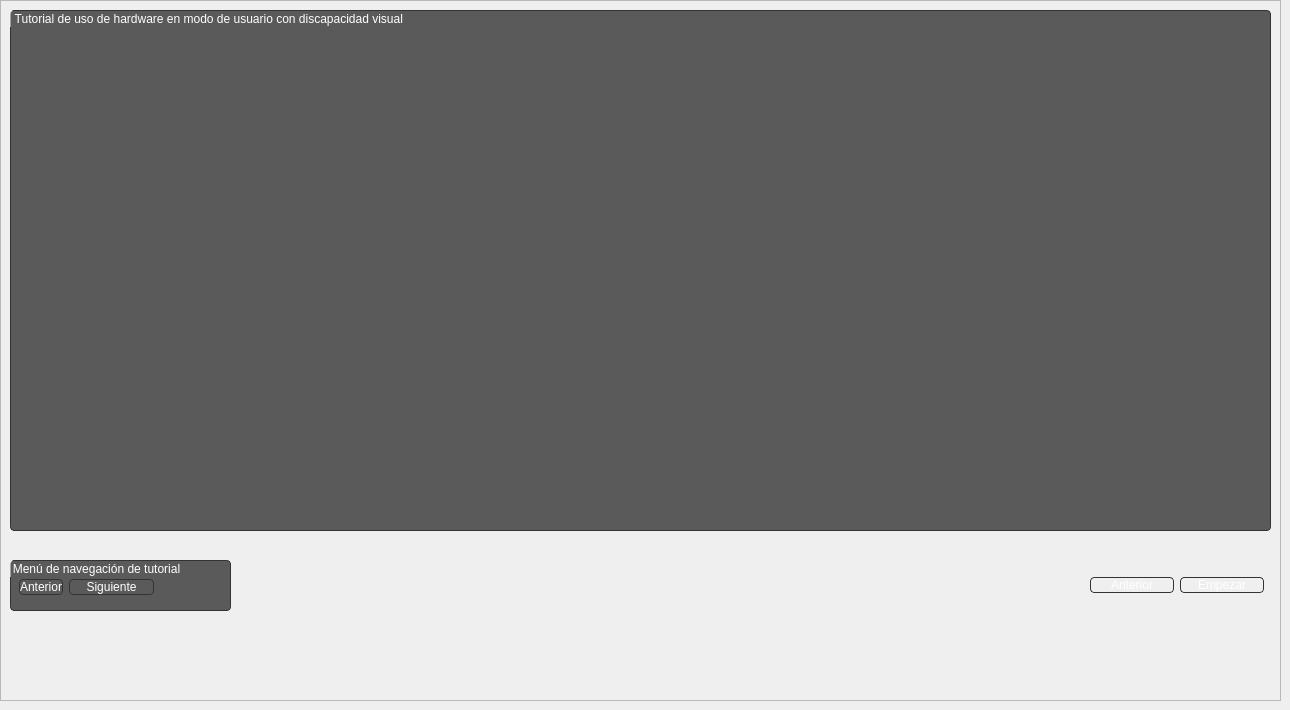
               <widget class="QWidget" name="Tutorial">
                <widget class="QFrame" name="frame_6">
                 <property name="geometry">
                  <rect>
                   <x>0</x>
                   <y>0</y>
                   <width>1281</width>
                   <height>701</height>
                  </rect>
                 </property>
                 <property name="frameShape">
                  <enum>QFrame::StyledPanel</enum>
                 </property>
                 <property name="frameShadow">
                  <enum>QFrame::Raised</enum>
                 </property>
                 <widget class="QGroupBox" name="Tutorial_graph">
                  <property name="geometry">
                   <rect>
                    <x>10</x>
                    <y>10</y>
                    <width>1261</width>
                    <height>521</height>
                   </rect>
                  </property>
                  <property name="styleSheet">
                   <string notr="true">QGroupBox{
	border:1px solid rgb(51,51,51);	
	border-radius:4px;
	color:white;
	background:rgb(91,90,90);
}</string>
                  </property>
                  <property name="title">
                   <string>Tutorial de uso de hardware en modo de usuario con discapacidad visual </string>
                  </property>
                 </widget>
                 <widget class="QGroupBox" name="groupBox_13">
                  <property name="geometry">
                   <rect>
                    <x>10</x>
                    <y>560</y>
                    <width>221</width>
                    <height>51</height>
                   </rect>
                  </property>
                  <property name="styleSheet">
                   <string notr="true">QGroupBox{
	border:1px solid rgb(51,51,51);	
	border-radius:4px;
	color:white;
	background:rgb(91,90,90);
}</string>
                  </property>
                  <property name="title">
                   <string>Menú de navegación de tutorial</string>
                  </property>
                  <widget class="QWidget" name="formLayoutWidget_6">
                   <property name="geometry">
                    <rect>
                     <x>9</x>
                     <y>19</y>
                     <width>135</width>
                     <height>21</height>
                    </rect>
                   </property>
                   <layout class="QFormLayout" name="formLayout_6">
                    <item row="0" column="0">
                     <widget class="QPushButton" name="Tuto_Back">
                      <property name="styleSheet">
                       <string notr="true">QPushButton {
	color:white;
	border:1px solid rgb(51,51,51);	
	border-radius:4px;
	background-color: rgba(0,0,0,0);
}
QPushButton:hover {
	background-color: rgb(91,90,90);
}
QPushButton:pressed {	
	background-color: rgba(0,0,0,0);
}</string>
                      </property>
                      <property name="text">
                       <string>Anterior</string>
                      </property>
                      <property name="icon">
                       <iconset>
                        <normaloff>../../Documents/GUIUVVIS/Minimalistic-Flat-Modern-GUI-Template-master/icons/1x/backAsset.png</normaloff>../../Documents/GUIUVVIS/Minimalistic-Flat-Modern-GUI-Template-master/icons/1x/backAsset.png</iconset>
                      </property>
                     </widget>
                    </item>
                    <item row="0" column="1">
                     <widget class="QPushButton" name="Tuto_Next">
                      <property name="styleSheet">
                       <string notr="true">QPushButton {
	color:white;
	border:1px solid rgb(51,51,51);	
	border-radius:4px;
	background-color: rgba(0,0,0,0);
}
QPushButton:hover {
	background-color: rgb(91,90,90);
}
QPushButton:pressed {	
	background-color: rgba(0,0,0,0);
}</string>
                      </property>
                      <property name="text">
                       <string>Siguiente</string>
                      </property>
                      <property name="icon">
                       <iconset>
                        <normaloff>../../Documents/GUIUVVIS/Minimalistic-Flat-Modern-GUI-Template-master/icons/1x/ForwardAsset.png</normaloff>../../Documents/GUIUVVIS/Minimalistic-Flat-Modern-GUI-Template-master/icons/1x/ForwardAsset.png</iconset>
                      </property>
                     </widget>
                    </item>
                   </layout>
                  </widget>
                 </widget>
                 <widget class="QWidget" name="horizontalLayoutWidget_6">
                  <property name="geometry">
                   <rect>
                    <x>1090</x>
                    <y>570</y>
                    <width>174</width>
                    <height>31</height>
                   </rect>
                  </property>
                  <layout class="QHBoxLayout" name="horizontalLayout_23">
                   <item>
                    <widget class="QPushButton" name="Back_2">
                     <property name="styleSheet">
                      <string notr="true">QPushButton {
	color:white;
	border:1px solid rgb(51,51,51);	
	border-radius:4px;
	background-color: rgba(0,0,0,0);
}
QPushButton:hover {
	background-color: rgb(91,90,90);
}
QPushButton:pressed {	
	background-color: rgba(0,0,0,0);
}</string>
                     </property>
                     <property name="text">
                      <string>Anterior</string>
                     </property>
                     <property name="icon">
                      <iconset>
                       <normaloff>../../Documents/GUIUVVIS/Minimalistic-Flat-Modern-GUI-Template-master/icons/1x/backAsset.png</normaloff>../../Documents/GUIUVVIS/Minimalistic-Flat-Modern-GUI-Template-master/icons/1x/backAsset.png</iconset>
                     </property>
                    </widget>
                   </item>
                   <item>
                    <widget class="QPushButton" name="Next_2">
                     <property name="styleSheet">
                      <string notr="true">QPushButton {
	color:white;
	border:1px solid rgb(51,51,51);	
	border-radius:4px;
	background-color: rgba(0,0,0,0);
}
QPushButton:hover {
	background-color: rgb(91,90,90);
}
QPushButton:pressed {	
	background-color: rgba(0,0,0,0);
}</string>
                     </property>
                     <property name="text">
                      <string>Empezar</string>
                     </property>
                     <property name="icon">
                      <iconset>
                       <normaloff>../../Documents/GUIUVVIS/Minimalistic-Flat-Modern-GUI-Template-master/icons/1x/playasset.png</normaloff>../../Documents/GUIUVVIS/Minimalistic-Flat-Modern-GUI-Template-master/icons/1x/playasset.png</iconset>
                     </property>
                    </widget>
                   </item>
                  </layout>
                 </widget>
                </widget>
               </widget>
